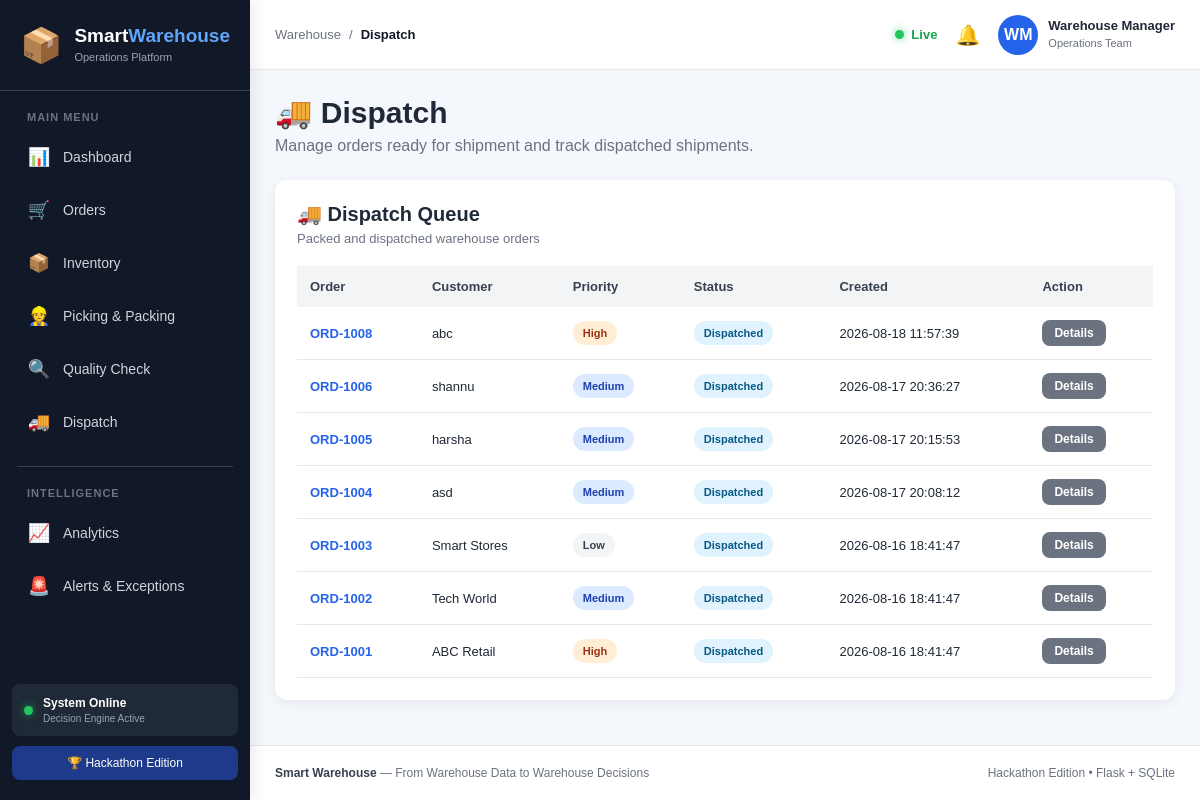
The page /dispatch on the database its author committed.
### tables this page shows
CREATE TABLE orders (
        id INTEGER PRIMARY KEY AUTOINCREMENT,
        order_no TEXT UNIQUE NOT NULL,
        customer TEXT NOT NULL,
        priority TEXT NOT NULL DEFAULT 'Medium',
        status TEXT NOT NULL DEFAULT 'Pending',
        sla_hours INTEGER NOT NULL DEFAULT 24,
        created_at TEXT NOT NULL,
        eta TEXT,
        notes TEXT DEFAULT ''
    , qc_status TEXT NOT NULL DEFAULT 'Pending', allocated_at TEXT, picked_at TEXT, packed_at TEXT, qc_at TEXT, dispatched_at TEXT);

### app.py (the view)
@app.route("/dispatch")
def dispatch():
    conn = get_db()
    dispatch_orders = conn.execute("""
        SELECT *
        FROM orders
        WHERE status IN (
            'Packed',
            'Ready',
            'Dispatched'
        )
        ORDER BY id DESC
    """).fetchall()
    conn.close()
    return render_template(
        "dispatch.html",
        dispatched_orders=dispatch_orders
    )

### app.py (called while the page is built)
def get_db():
    conn = sqlite3.connect(str(DB_PATH))
    conn.row_factory = sqlite3.Row
    conn.execute("PRAGMA foreign_keys = ON")
    return conn

### templates/dispatch.html (shortened to what this page needs)
{% extends "base.html" %}
{% block breadcrumb %}Dispatch{% endblock %}
{% block content %}
<div class="dashboard-page">
    <div class="page-header">
        <div>
            <h1>🚚 Dispatch</h1>
            <p>Manage orders ready for shipment and track dispatched shipments.</p>
        </div>
    </div>
    <div class="dashboard-card">
        <div class="card-header">
            <div>
                <h2>🚚 Dispatch Queue</h2>
                <p>Packed and dispatched warehouse orders</p>
            </div>
        </div>
        {% if dispatched_orders %}
        <div class="table-wrapper">
            <table>
                <thead>
                    <tr>
                        <th>Order</th>
                        <th>Customer</th>
                        <th>Priority</th>
                        <th>Status</th>
                        <th>Created</th>
                        <th>Action</th>
                    </tr>
                </thead>
                <tbody>
                {% for order in dispatched_orders %}
                <tr>
                    <td>
                        <a href="{{ url_for('order_detail', order_id=order['id']) }}"
                           class="order-link">
                            {{ order['order_no'] }}
                        </a>
                    </td>
                    <td>
                        {{ order['customer'] }}
                    </td>
                    <td>
                        <span class="badge {{ order['priority']|lower }}">
                            {{ order['priority'] }}
                        </span>
                    </td>
                    <td>
                        <span class="status-badge">
                            {{ order['status'] }}
                        </span>
                    </td>
                    <td>
                        {{ order['created_at'] }}
                    </td>
                    <td>
                        <div style="display: flex; gap: 8px;">
                            <a href="{{ url_for('order_detail', order_id=order['id']) }}"
                               class="btn btn-secondary" style="padding: 6px 12px; font-size: 12px;">
                                Details
                            </a>
                        </div>
                    </td>
                </tr>
                {% endfor %}
                </tbody>
            </table>
        </div>
        {% endif %}
    </div>
</div>
{% endblock %}

### static/style.css (style rules this page uses)
* { margin: 0; padding: 0; box-sizing: border-box; }
html { scroll-behavior: smooth; }
body { font-family: Arial, Helvetica, sans-serif; background: #f4f7fb; color: #1f2937; min-height: 100vh; }
a { text-decoration: none; color: inherit; }
.dashboard-page { width: 100%; }
.page-header { display: flex; justify-content: space-between; align-items: center; margin-bottom: 25px; }
.page-header h1 { margin: 0; font-size: 30px; }
.page-header p { margin-top: 7px; color: #6b7280; }
.dashboard-card, .card, .inventory-card, .analytics-card, .order-card { background: white; border-radius: 12px; padding: 22px; box-shadow: 0 3px 12px rgba(0, 0, 0, 0.07); margin-bottom: 20px; }
.card-header { display: flex; justify-content: space-between; align-items: center; margin-bottom: 20px; }
.card-header h2 { font-size: 20px; margin: 0; }
.card-header p { color: #6b7280; margin-top: 5px; font-size: 13px; }
.table-wrapper { width: 100%; overflow-x: auto; }
table { width: 100%; border-collapse: collapse; }
th { background: #f3f4f6; color: #374151; padding: 13px; text-align: left; font-size: 13px; font-weight: 600; }
td { padding: 13px; border-bottom: 1px solid #e5e7eb; font-size: 13px; }
.order-link { color: #2563eb; font-weight: 600; }
.badge, .status-badge, .status { display: inline-block; padding: 6px 10px; border-radius: 20px; font-size: 11px; font-weight: 600; }
.badge.high { background: #ffedd5; color: #9a3412; }
.badge.medium { background: #dbeafe; color: #1e40af; }
.badge.low { background: #f3f4f6; color: #374151; }
.status-badge { background: #e0f2fe; color: #075985; }
.btn { display: inline-block; border: none; padding: 11px 18px; border-radius: 8px; cursor: pointer; font-weight: 600; font-size: 14px; transition: 0.2s; }
.btn-secondary { background: #6b7280; color: white; }

### rows shown on the page
orders: order_no "ORD-1008", customer "abc", priority "High", status "Dispatched", created_at "2026-08-18 11:57:39"
orders: order_no "ORD-1006", customer "shannu", priority "Medium", status "Dispatched", created_at "2026-08-17 20:36:27"
orders: order_no "ORD-1005", customer "harsha", priority "Medium", status "Dispatched", created_at "2026-08-17 20:15:53"
orders: order_no "ORD-1004", customer "asd", priority "Medium", status "Dispatched", created_at "2026-08-17 20:08:12"
orders: order_no "ORD-1003", customer "Smart Stores", priority "Low", status "Dispatched", created_at "2026-08-16 18:41:47"
orders: order_no "ORD-1002", customer "Tech World", priority "Medium", status "Dispatched", created_at "2026-08-16 18:41:47"
orders: order_no "ORD-1001", customer "ABC Retail", priority "High", status "Dispatched", created_at "2026-08-16 18:41:47"
